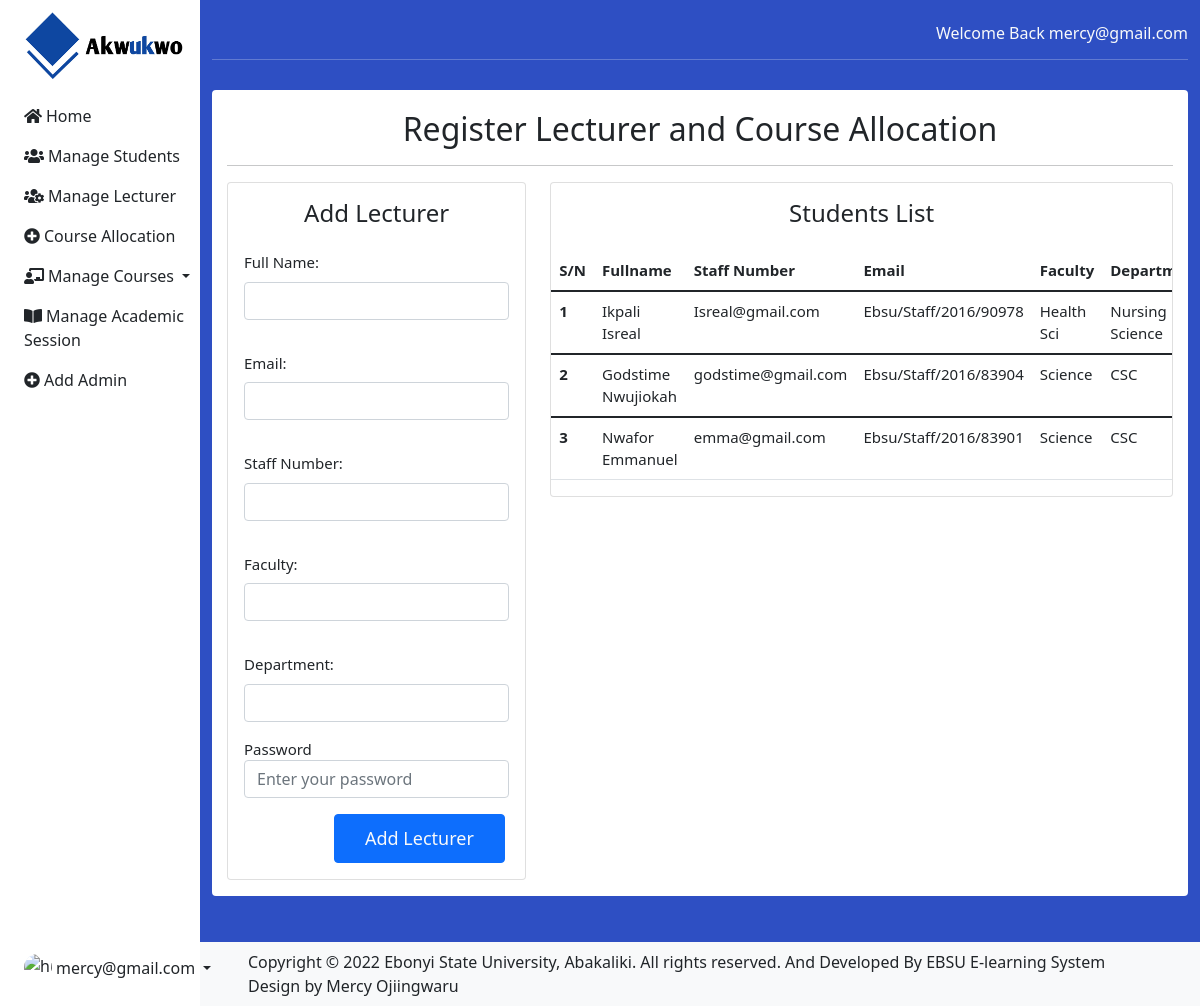
The app's page /admin/index.php?a=staff&b=lecturer (signed in) with its own data.
### tables this page shows
CREATE TABLE `lecturer` (
  `id` int(10) NOT NULL,
  `name` varchar(100) NOT NULL,
  `email` varchar(100) NOT NULL,
  `staffnumber` varchar(30) NOT NULL,
  `faculty` varchar(20) NOT NULL,
  `dept` varchar(20) NOT NULL,
  `password` varchar(256) NOT NULL
);

### admin/index.php (called while the page is built, shortened)
<?php
require_once 'header.php';
?>
<?php
require_once 'footer.php';
?>

### server/classes/dbconnection.php (called while the page is built, shortened)
<?php
class DbConnection {
	private $host = "localhost";
	private $dbname = "e-learning";
	private $username = "root";
	private $password = "";
	public function __construct() {
		try {
			$this->connection = new PDO('mysql:host='.$this->host.';dbname='.$this->dbname, $this->username, $this->password);
		} catch(PDOException $ex) {
			echo $ex->getMessage();
		}
	}
}
?>

### server/classes/fetchData.php (called while the page is built, shortened)
<?php
    require_once('dbconnection.php');
    class fetchData extends DbConnection {
        public function displayAllLecturer(){
            $sql = "SELECT * FROM lecturer ORDER BY id";
            $qry = $this->connection->prepare($sql);
            $exec = $qry->execute(array());
            if($qry->errorCode() == 0){
                if ($qry->rowCount() > 0) {
                    return $qry->fetchAll(PDO::FETCH_ASSOC);
                }else{
                    return 0;
                }
            }else{
                return array('status'=>0, 'message'=>$qry->errorInfo());
            }
        }
    }
?>

### admin/staff.php (the view, shortened to what this page needs)
<?php
require_once '../server/classes/fetchData.php';
?>
<div class="mt-4 pb-3">
    <div class="container wrap pb-3 text-dark">
      <h2 class="text-center">Register Lecturer and Course Allocation</h2><hr>
      <div class="row">
          <div class="col col-lg-4 col-md-12">
            <div class="card card-body">
                <h4 class="card-title text-center">Add Lecturer</h4>
                <form method="post" class="form-horizontal m-t-30" id="addLecturer">
                  <div class="mb-3">
                    <label for="exampleInputName" class="form-label">Full Name:</label>
                    <input type="text" class="form-control" name="fullname" id="exampleInputNam" aria-describedby="nameHelp" name="fname">
                  </div>
                  <div class="mb-3">
                    <label for="exampleInputName" class="form-label">Email:</label>
                    <input type="email" class="form-control" name="email" id="exampleInputame" aria-describedby="nameHelp">
                  </div>
                  <div class="mb-3">
                    <label for="exampleInputName" class="form-label">Staff Number:</label>
                    <input type="text" class="form-control" name="staffnumber" id="exampleInptName" aria-describedby="nameHelp">
                  </div>
                  <div class="mb-3">
                    <label for="exampleInputName" class="form-label">Faculty:</label>
                    <input type="text" class="form-control" name="faculty" id="examleInputName" aria-describedby="nameHelp">
                  </div>
                  <div class="mb-3">
                    <label for="exampleInputName" class="form-label">Department:</label>
                    <input type="text" class="form-control" name="dept" id="exapleInputName" aria-describedby="nameHelp">
                  </div>
                  <div class="form-group">
                      <label>Password</label>
                      <input type="password" name="password" class="form-control" placeholder="Enter your password">
                  </div>
                    <div class="form-group mt-3">
                        <button class="btn btn-primary submitbtn text-light btn-rounded waves-effect waves-light m-b-40" name="btnAdd" type="submit">Add Lecturer</button>
                    </div>
                </form>
              </div>
          </div>
          <div class="col col-lg-8 col-md-12">
              <div class="card">
                  <div class="card-body">
                      <h4 class="card-title text-center">Students List</h4>
                  </div>
                  <div class="table-responsive" style="overflow-x:scroll;">
                      <table class="table table-hover">
                          <thead>
                              <tr>
                              <th scope="col">S/N</th>
                                  <th scope="col">Fullname</th>
                                  <th scope="col">Staff Number</th>
                                  <th scope="col">Email</th>
                                  <th scope="col">Faculty</th>
                                  <th scope="col">Department</th>
                              </tr>
                          </thead>
                          <?php
                            $fetchData = new fetchData;
                            $fetchResponse = $fetchData->displayAllLecturer();
                            if(is_array($fetchResponse)){
                              if(isset($fetchResponse['status'])){
                                  '<div class="alert alert-danger">'.print_r($fetchResponse['message']).'</div>';
                              }else {
                                $count = 1;
                                foreach($fetchResponse as $row){
                          ?>
                          <tbody>
                            <tr>
                              <th scope="row"><?php echo $count; ?></th>
                              <td><?php echo $row['name']?></td>
                              <td><?php echo $row['email']?></td>
                              <td><?php echo $row['staffnumber']?></td>
                              <td><?php echo $row['faculty']?></td>
                              <td><?php echo $row['dept']?></td>
                            </tr>
                          </tbody>
                          <?php
                            $count+=1;
                            }}}
                          ?>
                      </table>
                  </div>
              </div>
          </div>
      </div>
    </div>
  </div>

### assets/css/style.css (style rules this page uses)
* { margin:0; padding: 0; box-sizing: border-box; }
.wrap { background: #fff; border-radius: 4px; font-size: 15px; }
.submitbtn { padding: 10px 30px; margin-left: 90px; font-size: 1.2em; }
.form-label { margin-top: 1rem; }
.container { margin: 30px auto; background: white; padding: 20px 15px; }

### records on screen
lecturer: name "Ikpali Isreal", email "Isreal@gmail.com", staffnumber "Ebsu/Staff/2016/90978", faculty "Health Sci", dept "Nursing Science"
lecturer: name "Godstime Nwujiokah", email "godstime@gmail.com", staffnumber "Ebsu/Staff/2016/83904", faculty "Science", dept "CSC"
lecturer: name "Nwafor Emmanuel", email "emma@gmail.com", staffnumber "Ebsu/Staff/2016/83901", faculty "Science", dept "CSC"

### other values on screen
$_SESSION['email'] "mercy@gmail.com"
FULL_NAME "EBSU E-learning System"
DEVELOPERNAME "Mercy Ojiingwaru"
